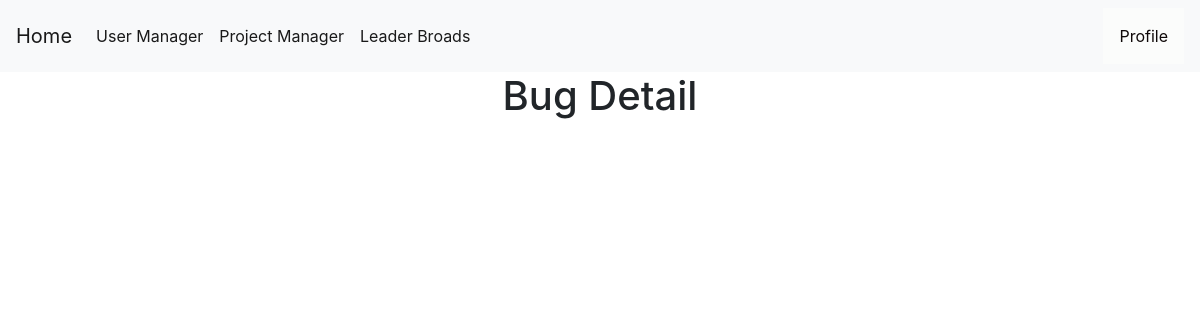
/bug-detail/1 (signed in), run on an earlier commit of the app's database.
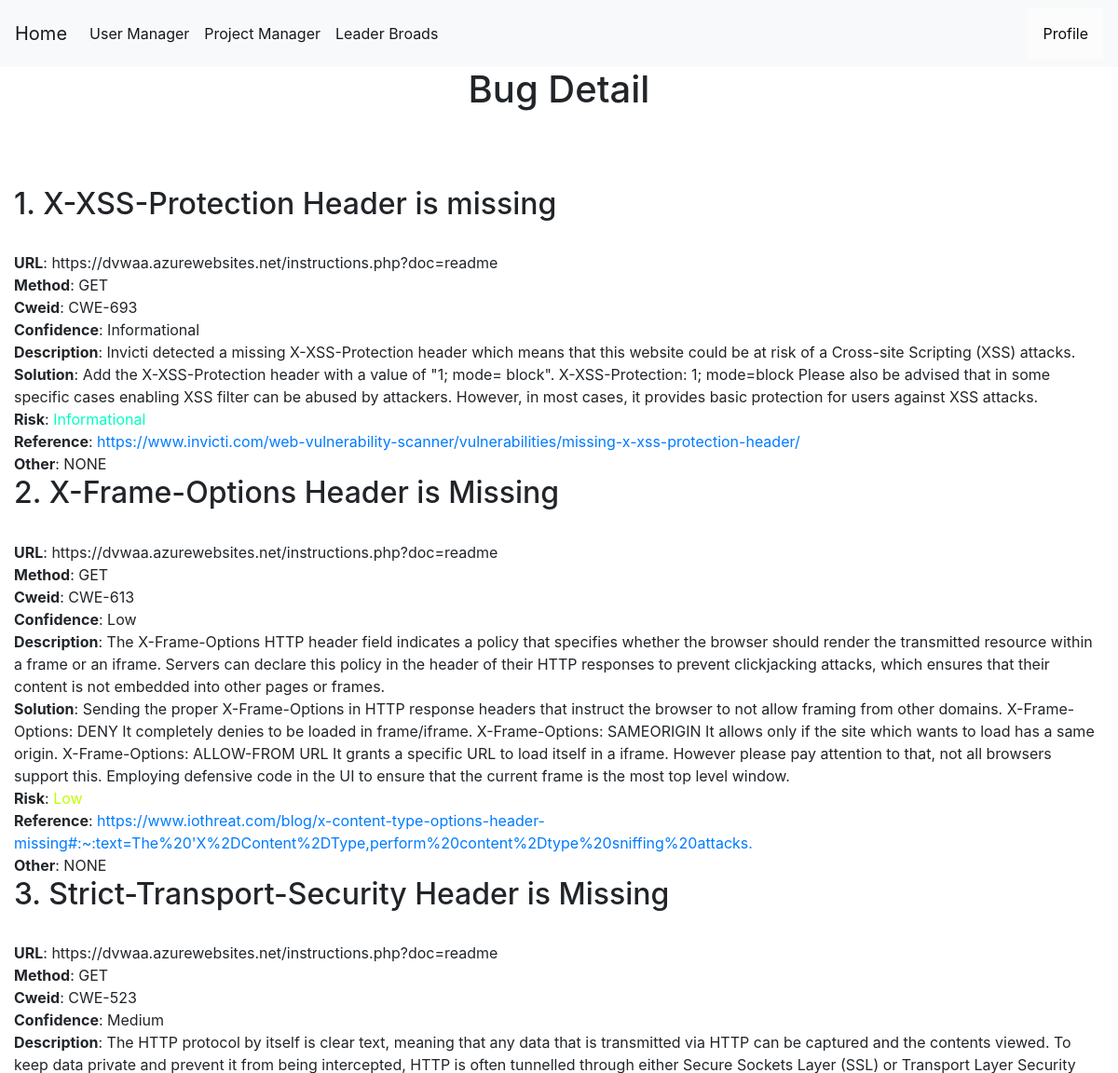
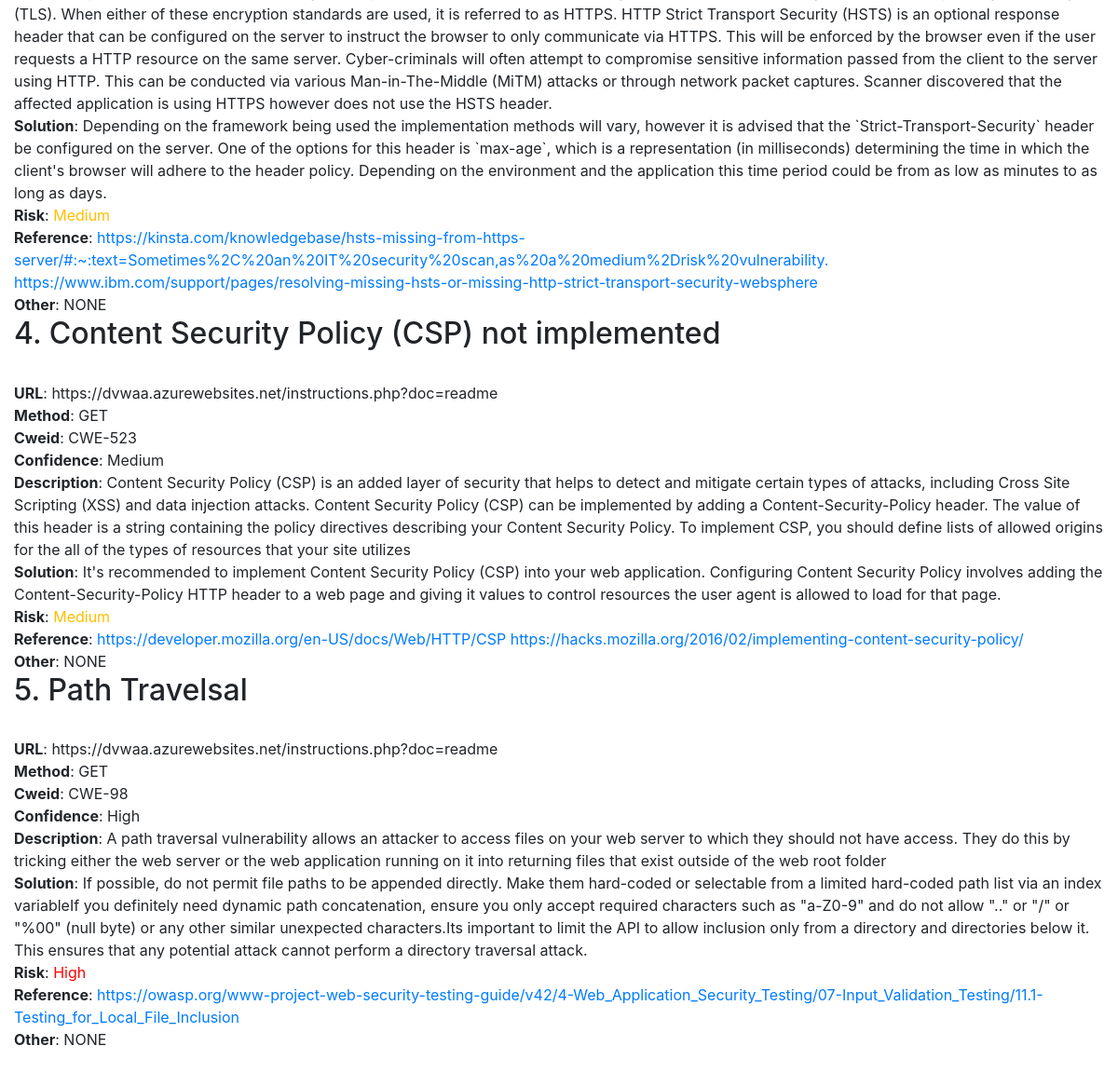
And on a later commit of the database (2 pictures, top to bottom).
### tables this page shows
CREATE TABLE bugs (
    bugid INTEGER PRIMARY KEY AUTOINCREMENT,
    requestid INTEGER NOT NULL,
    name TEXT NOT NULL,
    bugurl TEXT NOT NULL,
    method TEXT NOT NULL,
    cweid TEXT NOT NULL,
    confidence TEXT NOT NULL,
    description TEXT NOT NULL,
    solution TEXT NOT NULL,
    risk TEXT NOT NULL,
    reference TEXT NOT NULL DEFAULT NONE,
    other TEXT NOT NULL DEFAULT NONE,
    pentester TEXT,
    FOREIGN KEY (pentester) REFERENCES users(username) ON DELETE CASCADE
    FOREIGN KEY (requestid) REFERENCES requests(requestid) ON DELETE CASCADE
);

### app.py (the view)
@app.route('/bug-detail/<int:id>', methods=('GET', 'POST'))
def bug_detail(id):
    msg = ''
    conn = get_db_connection()
    if session["userid"] == None:
        return redirect(url_for('login'))
    currentuser = get_current_user()
    conn = get_db_connection()
    requesturl = conn.execute('SELECT requesturl FROM requests WHERE requestid = ?',(id,)).fetchone()
    bugs = conn.execute('SELECT * FROM bugs WHERE bugurl LIKE ?',(requesturl["requesturl"],)).fetchall()
    return render_template('bug_detail.html',request=request,currentuser=currentuser,bugs=bugs,msg=msg)

### app.py (called while the page is built)
def get_db_connection():
    conn = sqlite3.connect('database.db')
    conn.row_factory = sqlite3.Row
    return conn

def get_current_user():
    userid = session["userid"]
    conn = get_db_connection()
    user = conn.execute('SELECT * FROM users WHERE userid = ?',(userid,)).fetchone()
    conn.commit()
    conn.close()
    return user

### templates/bug_detail.html (shortened to what this page needs)
{% extends 'base.html' %}
{% block content %}
    <center><h1>{% block title %}  Bug Detail  {% endblock %}</h1></center>
    <link rel= "stylesheet" type= "text/css" href= "{{ url_for('static',filename='css/showuser.css') }}">
  {% for bug in bugs %}
    <h2>{{ loop.index }}. {{bug.name}}</h2></br>
    <b>URL</b>: {{bug.bugurl}}</br>
    <b>Method</b>: {{bug.method}}<br>
    <b>Cweid</b>: {{bug.cweid}}</br>
    <b>Confidence</b>: {{bug.confidence}}</br>
    <b>Description</b>: {{bug.description}}</br>
    <b>Solution</b>: {{bug.solution}}</br>
    <b>Risk</b>:
    {% if bug.risk == "Informational" %}
    <a style="color:#00ffbf;">{{bug.risk}}</a></br>
    {% elif bug.risk == "Low" %}
    <a style="color:#bfff00;">{{bug.risk}}</a></br>
    {% elif bug.risk == "Medium" %}
    <a style="color:#ffbf00;">{{bug.risk}}</a></br>
    {% elif bug.risk == "High" %}
    <a style="color:#ff0000;">{{bug.risk}}</a></br>
    {% elif bug.risk == "Critical" %}
    <a style="color:#8000ff;" >{{bug.risk}}</a></br>
    {% endif %}
    <b>Reference</b>: <a href="{{bug.reference}}">{{bug.reference}}</a></br>
    <b>Other</b>: {{bug.other}}</br>
  {% endfor %}
{% endblock %}

### templates/base.html (shortened to what this page needs)
<!doctype html>
<link rel= "stylesheet" type= "text/css" href= "{{ url_for('static',filename='css/style.css') }}">
<html lang="en">
  <head>
    <link rel="stylesheet" href="https://stackpath.bootstrapcdn.com/bootstrap/4.3.1/css/bootstrap.min.css">
  </head>
  <body>
    <nav class="navbar navbar-expand-md navbar-light bg-light">
      {% block sidebar %}
        <a class="navbar-brand" href="{{ url_for('dashboard')}}">Home</a>
        <div class="collapse navbar-collapse" id="navbarNav">
            <ul class="navbar-nav">
              {% if session.userid %}
                {% if session.userid == 1 %}
              <li class="nav-item active">
                <a class="nav-link" href="{{ url_for('showuser')}}">User Manager</a>
              </li>
                {% endif %}
              <li class="nav-item active">
                <a class="nav-link" href="{{ url_for('showproject')}}">Project Manager</a>
              </li>
              <li class="nav-item active">
                <a class="nav-link" href="{{ url_for('leaderboard')}}">Leader Broads</a>
              </li>
              {% endif %}
              </ul>
        </div>
        {% endblock %}
        {% if session.userid %}
        <div class="dropdown">
          <button class="dropbtn">Profile</button>
        </div>
        {% else %}
          <a href="{{ url_for('login')}}" class="nav-link">Login</a>
        {% endif %}
    </nav>
    <div class="container">
        {% block content %} {% endblock %}
    </div>
</html>

### static/css/style.css (style rules this page uses)
body { min-height: 100vh; height: 100%; margin: 0; z-index: 10; display: grid; grid-template-rows: auto 1fr auto; }
body { display: flex; flex-direction: column; }
.dropbtn { background-color: #fbfcfb; color: rgb(15, 8, 8); padding: 16px; font-size: 16px; border: none; }
.dropdown { position: relative; display: inline-block; }
.container { max-width: 1680px !important; }

What changed in the data, as far as the page shows it:
added bugs: name "X-XSS-Protection Header is missing", bugurl "https://dvwaa.azurewebsites.net/instructions.php?doc=readme", method "GET", cweid "CWE-693", confidence "Informational", description "Invicti detected a missing X-XSS-Protection header which means that this website could be at risk of a Cross-site Scripting (XSS) attacks.", solution "Add the X-XSS-Protection header with a value of \"1; mode= block\". X-XSS-Protection: 1; mode=block Please also be advised that in some specific cases enabling XSS filter can be abused by attackers. However, in most cases, it provides basic protection for users against XSS attacks.", risk "Informational", reference "https://www.invicti.com/web-vulnerability-scanner/vulnerabilities/missing-x-xss-protection-header/", other "NONE"
added bugs: name "X-Frame-Options Header is Missing", bugurl "https://dvwaa.azurewebsites.net/instructions.php?doc=readme", method "GET", cweid "CWE-613", confidence "Low", description "The X-Frame-Options HTTP header field indicates a policy that specifies whether the browser should render the transmitted resource within a frame or an iframe. Servers can declare this policy in the header of their HTTP responses to prevent clickjacking attacks, which ensures that their content is not embedded into other pages or frames.", solution "Sending the proper X-Frame-Options in HTTP response headers that instruct the browser to not allow framing from other domains. X-Frame-Options: DENY It completely denies to be loaded in frame/iframe. X-Frame-Options: SAMEORIGIN It allows only if the site which wants to load has a same origin. X-Frame-Options: ALLOW-FROM URL It grants a specific URL to load itself in a iframe. However please pay attention to that, not all browsers support this. Employing defensive code in the UI to ensure that the current frame is the most top level window.", risk "Low", reference "https://www.iothreat.com/blog/x-content-type-options-header-missing#:~:text=The%20'X%2DContent%2DType,perform%20content%2Dtype%20sniffing%20attacks.", other "NONE"
added bugs: name "Strict-Transport-Security Header is Missing", bugurl "https://dvwaa.azurewebsites.net/instructions.php?doc=readme", method "GET", cweid "CWE-523", confidence "Medium", description "The HTTP protocol by itself is clear text, meaning that any data that is transmitted via HTTP can be captured and the contents viewed. To keep data private and prevent it from being intercepted, HTTP is often tunnelled through either Secure Sockets Layer (SSL) or Transport Layer Security (TLS). When either of these encryption standards are used, it is referred to as HTTPS. HTTP Strict Transport Security (HSTS) is an optional response header that can be configured on the server to instruct the browser to only communicate via HTTPS. This will be enforced by the browser even if the user requests a HTTP resource on the same server. Cyber-criminals will often attempt to compromise sensitive…", solution "Depending on the framework being used the implementation methods will vary, however it is advised that the `Strict-Transport-Security` header be configured on the server. One of the options for this header is `max-age`, which is a representation (in milliseconds) determining the time in which the client's browser will adhere to the header policy. Depending on the environment and the application this time period could be from as low as minutes to as long as days.", risk "Medium", reference "https://kinsta.com/knowledgebase/hsts-missing-from-https-server/#:~:text=Sometimes%2C%20an%20IT%20security%20scan,as%20a%20medium%2Drisk%20vulnerability. https://www.ibm.com/support/pages/resolving-missing-hsts-or-missing-http-strict-transport-security-websphere", other "NONE"
added bugs: name "Content Security Policy (CSP) not implemented", bugurl "https://dvwaa.azurewebsites.net/instructions.php?doc=readme", method "GET", cweid "CWE-523", confidence "Medium", description "Content Security Policy (CSP) is an added layer of security that helps to detect and mitigate certain types of attacks, including Cross Site Scripting (XSS) and data injection attacks. Content Security Policy (CSP) can be implemented by adding a Content-Security-Policy header. The value of this header is a string containing the policy directives describing your Content Security Policy. To implement CSP, you should define lists of allowed origins for the all of the types of resources that your site utilizes", solution "It's recommended to implement Content Security Policy (CSP) into your web application. Configuring Content Security Policy involves adding the Content-Security-Policy HTTP header to a web page and giving it values to control resources the user agent is allowed to load for that page.", risk "Medium", reference "https://developer.mozilla.org/en-US/docs/Web/HTTP/CSP https://hacks.mozilla.org/2016/02/implementing-content-security-policy/", other "NONE"
added bugs: name "Path Travelsal", bugurl "https://dvwaa.azurewebsites.net/instructions.php?doc=readme", method "GET", cweid "CWE-98", confidence "High", description "A path traversal vulnerability allows an attacker to access files on your web server to which they should not have access. They do this by tricking either the web server or the web application running on it into returning files that exist outside of the web root folder", solution "If possible, do not permit file paths to be appended directly. Make them hard-coded or selectable from a limited hard-coded path list via an index variableIf you definitely need dynamic path concatenation, ensure you only accept required characters such as \"a-Z0-9\" and do not allow \"..\" or \"/\" or \"%00\" (null byte) or any other similar unexpected characters.Its important to limit the API to allow inclusion only from a directory and directories below it. This ensures that any potential attack cannot perform a directory traversal attack.", risk "High", reference "https://owasp.org/www-project-web-security-testing-guide/v42/4-Web_Application_Security_Testing/07-Input_Validation_Testing/11.1-Testing_for_Local_File_Inclusion", other "NONE"
